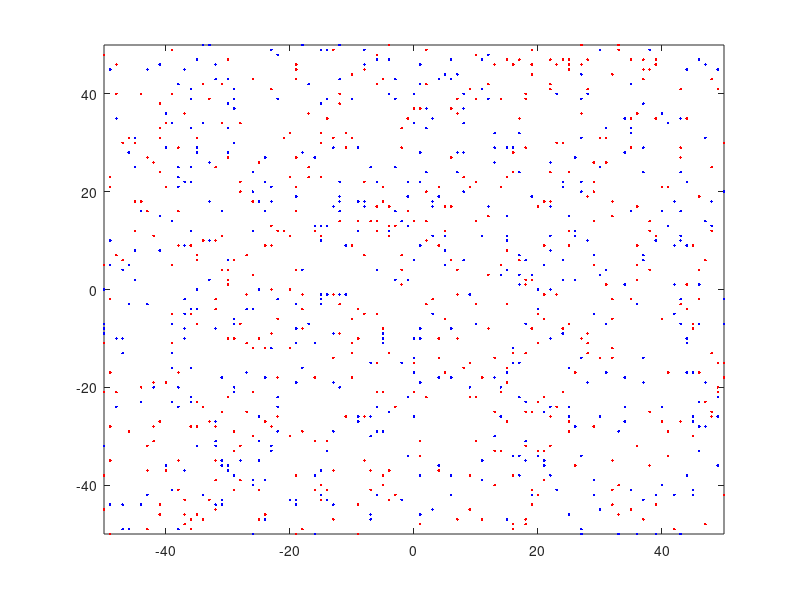

This chart was generated by the following MATLAB code: (Note: this script raises an error after producing the figure.)
clc, clear all
% /////////////////////////////// Parameters //////////////////////////////

s = 100; % Size of lattice.
n = 1000; % Number of agents.
T = 2000; % Max time.
d = 0.3; % Diffusion rate.
v0 = -100; % Big potential strength.
u0 = -1; % Small potential strength.
std = 20.; % Big potential standard deviation.
std2 = 5.; % Small potential standard deviation.
mn = [-25 0; 0 25]; % Big potential mean.
l = 0.002; % Decay constant.


% \\\\\\\\\\\\\\\\\\\\\\\\\\\\\\\\\\\\\\\\\\\\\\\\\\\\\\\\\\\\\\\\\\\\\\\\\

% ////////////////////////// Initialize variables /////////////////////////

% Initial coordinates.
x = randi([-s/2,s/2],n,1);
y = randi([-s/2,s/2],n,1);
n1 = n/2; % #agents who prefer the first attraction point
n2 = n - n1; % #agents who prefer the second attraction point
preferences = [repelem([1,0], n1, 1); repelem([0, 1], n2, 1)];
x1 = x(1:n1);
x2 = x(n1+1:end);
y1 = y(1:n1);
y2 = y(n1+1:end);
N = sparse(zeros(n)); % Network matrix.

T0 = zeros(n); % Time reference for decay rate.

figure;
h1 = plot(x1, y1,'b.');
hold on;
h2 = plot( x2, y2, 'r.');
axis([-s/2 s/2 -s/2 s/2])

set(h1,'XDataSource','x1');
set(h1,'YDataSource','y1');
set(h2,'XDataSource','x2');
set(h2,'YDataSource','y2');

% ///////////////////////////// Initialize measurements  ///////7//////////
num_meas = 40;
degrees = zeros(n, num_meas);
friend_tol = 0.1;
clust_coef = zeros(1, num_meas);
av_path = zeros(1, num_meas);
modularity_save = zeros(1, num_meas);
clusters = zeros(n, num_meas);

tmod = T/num_meas;
meas = 1;
% /////////////////////////////// Main loop ///////////////////////////////

t = 1;
while (t <= T)
    
    E = reshape([x,y],1,n,2) - reshape([x,y],n,1,2); % Euclidian distances.
    U = triu(sparse((sum(abs(E),3) == 0)),1); % Find agents that share location.
    A = U + U'; % Adjency matrix.
    
    T0(A == 1) = t; % Update time reference.
    
    N = N.*dec(t,l,T0) + A; % Update network.
    N(N>10) = 10; %Cap how good friends people can be
    
    % Calculate energies.
    energy_x_minus = pot(x - 1,y,s,v0,u0,std,std2,mn,N,[x,y], preferences);
    energy_x_plus = pot(x + 1,y,s,v0,u0,std,std2,mn,N,[x,y], preferences);
    energy_y_minus = pot(x,y - 1,s,v0,u0,std,std2,mn,N,[x,y], preferences);
    energy_y_plus = pot(x,y + 1,s,v0,u0,std,std2,mn,N,[x,y], preferences);
    
    p_x_minus = 1./(1+exp(energy_x_minus - energy_x_plus));
    p_y_minus = 1./(1+exp(energy_y_minus - energy_y_plus));
    %statX = [exp(- energy_x_minus/e), ...
     %   exp(- energy_x_plus/e)];
    %statY = [exp(- energy_y_minus/e), ...
     %   exp(- energy_y_plus/e)];
    % disp(statX(1,:))
    % Normalized probabilities.
    %statX = statX./sum(statX,2);
    %statY = statY./sum(statY,2);
    
    % Update coordinates.
    x = x + (rand(n,1) < d).*(2 * (rand(n,1) > p_x_minus) - 1);
    y = y + (rand(n,1) < d).*(2 * (rand(n,1) > p_y_minus) - 1);
    refreshdata(h1)
    refreshdata(h2)
    drawnow
    
    if  mod(t, tmod) == 0
        disp(t)
        disp('Calculating network properties...')       
        unweightN = double(N>friend_tol);
        disp(' -- degrees')
        degrees(:, meas) = sum(unweightN, 2);
        disp(' -- clustering coefficients')
        clust_coef(1, meas) = ClustCoeff(unweightN);
        %disp(' -- average pathlength')
        %av_path(1,meas) = Average_PL(unweightN);
        disp(' -- modularity')
        [modularity_save(1, meas), clusters(:, meas)] = modularity(unweightN);
        meas = meas + 1;
    end
    x1 = x(1:n1);
    x2 = x(n1:end);
    y1 = y(1:n1);
    y2 = y(n1:end);
    t = t + 1;
end

% \\\\\\\\\\\\\\\\\\\\\\\\\\\\\\\\\\\\\\\\\\\\\\\\\\\\\\\\\\\\\\\\\\\\\\\\\

hold off

disp('Saving...')
% Save the data
% Clear unwanted data
clear A ans E energy_x_minus energy_x_plus energy_y_minus energy_y_plus...
    h1 h2 meas n N p_x_minus p_y_minus t T0 U u0 unweightN x x1 x2 y y1 y2
type_run = 'Resultat\no_apoint';
timestamp = string(clock);
timestamp = timestamp(1:end-1);
filename = strjoin([type_run, timestamp], '_');
filename = filename + '.mat';
save(filename)
disp('Done!')
